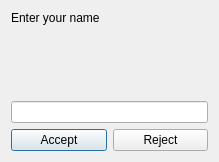
<?xml version="1.0" encoding="UTF-8"?>
<ui version="4.0">
 <class>Dialog</class>
 <widget class="QDialog" name="Dialog">
  <property name="geometry">
   <rect>
    <x>0</x>
    <y>0</y>
    <width>219</width>
    <height>162</height>
   </rect>
  </property>
  <property name="windowTitle">
   <string>Dialog</string>
  </property>
  <layout class="QVBoxLayout" name="verticalLayout_2">
   <item>
    <layout class="QVBoxLayout" name="verticalLayout">
     <item>
      <widget class="QLabel" name="labelName">
       <property name="text">
        <string>Enter your name</string>
       </property>
      </widget>
     </item>
     <item>
      <spacer name="verticalSpacer">
       <property name="orientation">
        <enum>Qt::Vertical</enum>
       </property>
       <property name="sizeHint" stdset="0">
        <size>
         <width>20</width>
         <height>18</height>
        </size>
       </property>
      </spacer>
     </item>
     <item>
      <widget class="QLineEdit" name="txtName"/>
     </item>
    </layout>
   </item>
   <item>
    <layout class="QHBoxLayout" name="horizontalLayout">
     <item>
      <widget class="QPushButton" name="btnAccept">
       <property name="text">
        <string>Accept</string>
       </property>
      </widget>
     </item>
     <item>
      <widget class="QPushButton" name="btnReject">
       <property name="text">
        <string>Reject</string>
       </property>
      </widget>
     </item>
    </layout>
   </item>
  </layout>
 </widget>
 <resources/>
 <connections>
  <connection>
   <sender>btnReject</sender>
   <signal>clicked()</signal>
   <receiver>Dialog</receiver>
   <slot>reject()</slot>
   <hints>
    <hint type="sourcelabel">
     <x>156</x>
     <y>137</y>
    </hint>
    <hint type="destinationlabel">
     <x>225</x>
     <y>117</y>
    </hint>
   </hints>
  </connection>
 </connections>
</ui>
